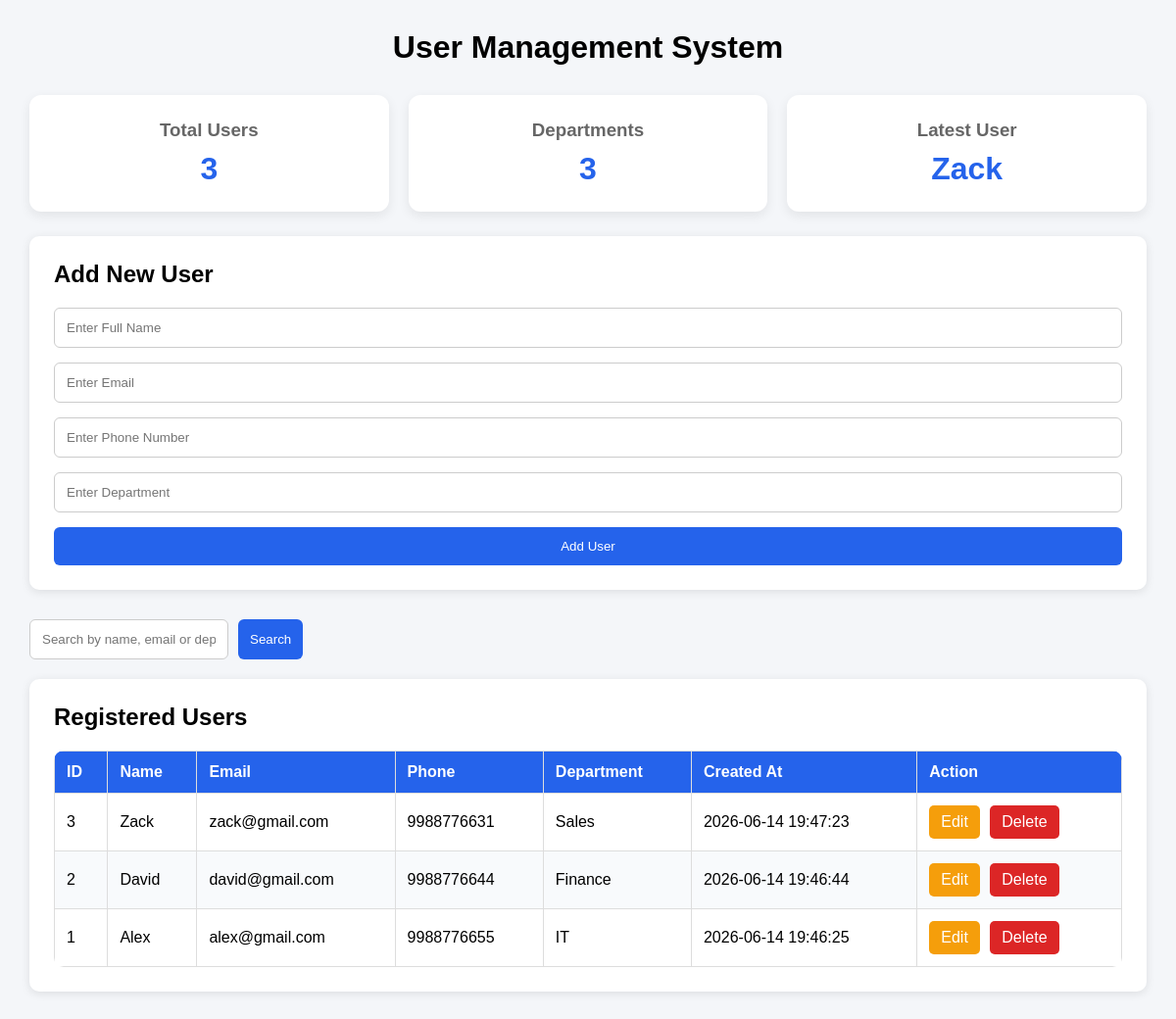
Before: / with the older database file.
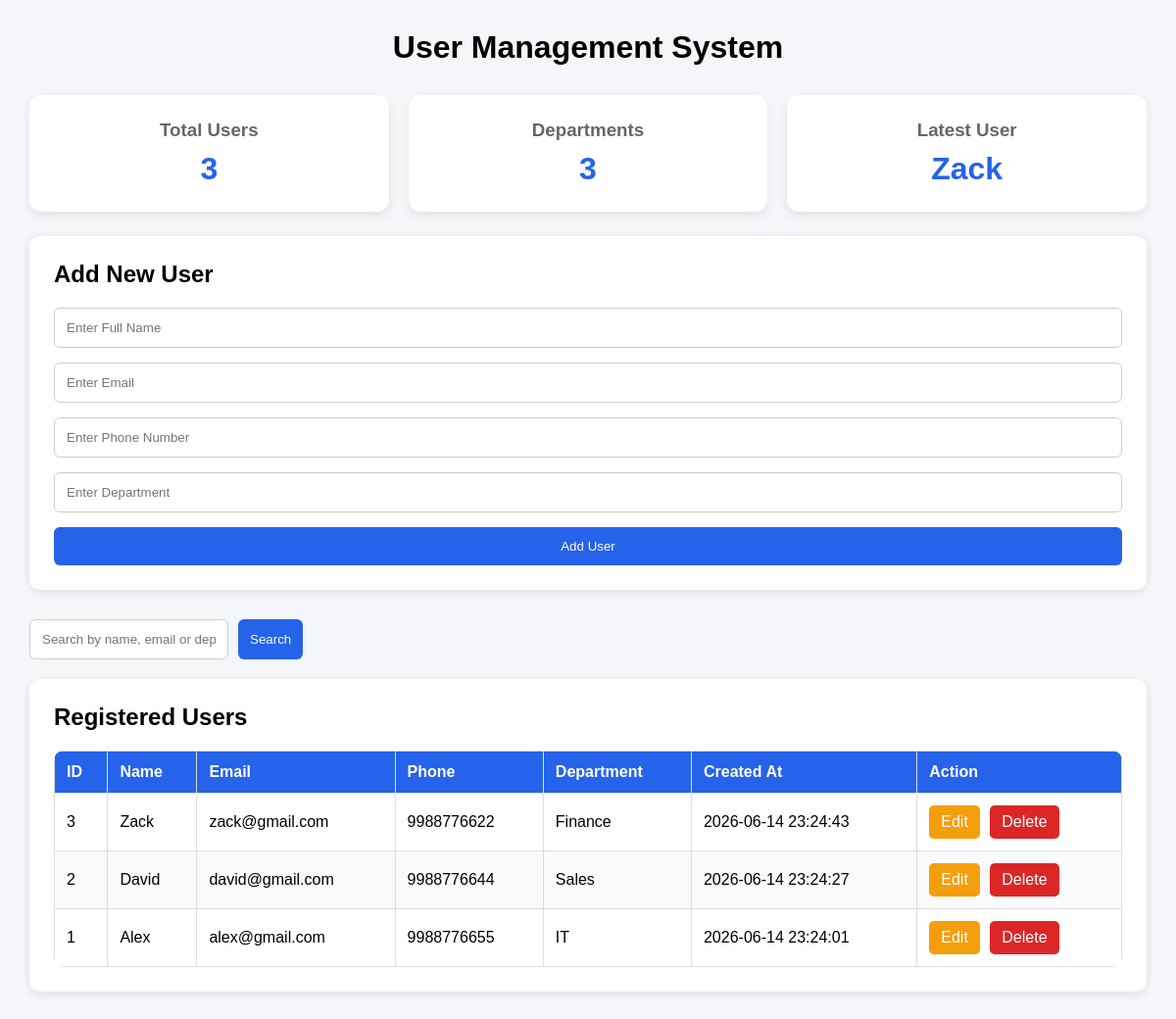
After: the same page with the newer database file.
### tables this page shows
CREATE TABLE users (
            id INTEGER PRIMARY KEY AUTOINCREMENT,
            name TEXT NOT NULL,
            email TEXT NOT NULL,
            phone TEXT NOT NULL,
            department TEXT NOT NULL,
            created_at TEXT NOT NULL
        );

### app.py (the view)
@app.route("/")
def index():
    conn = sqlite3.connect(DATABASE)
    conn.row_factory = sqlite3.Row
    cursor = conn.cursor()
    search = request.args.get("search", "")
    if search:
        cursor.execute("""
            SELECT * FROM users
            WHERE name LIKE ?
            OR email LIKE ?
            OR department LIKE ?
            ORDER BY id DESC
        """, (
            f"%{search}%",
            f"%{search}%",
            f"%{search}%"
        ))
    else:
        cursor.execute(
            "SELECT * FROM users ORDER BY id DESC"
        )
    users = cursor.fetchall()
    cursor.execute("SELECT COUNT(*) FROM users")
    total_users = cursor.fetchone()[0]
    cursor.execute("SELECT COUNT(DISTINCT department) FROM users")
    total_departments = cursor.fetchone()[0]
    latest_user = users[0]["name"] if users else "N/A"
    conn.close()
    return render_template(
    "index.html",
    users=users,
    total_users=total_users,
    total_departments=total_departments,
    latest_user=latest_user
    )

### templates/index.html (shortened to what this page needs)
<!DOCTYPE html>
<html lang="en">
<head>
    <link rel="stylesheet" href="{{ url_for('static', filename='style.css') }}">
</head>
<body>
    <div class="container">
        <header class="header">
            <h1>User Management System</h1>
        </header>
        <div class="stats-container">
            <div class="stat-card">
                <h3>Total Users</h3>
                <p>{{ total_users }}</p>
            </div>
            <div class="stat-card">
                <h3>Departments</h3>
                <p>{{ total_departments }}</p>
            </div>
            <div class="stat-card">
                <h3>Latest User</h3>
                <p>{{ latest_user }}</p>
            </div>
        </div>
        <div class="form-section">
            <h2>Add New User</h2>
            <form action="/add_user" method="POST">
                <input
                    type="text"
                    name="name"
                    placeholder="Enter Full Name"
                    required
                >
                <input
                    type="email"
                    name="email"
                    placeholder="Enter Email"
                    required
                >
                <input
                    type="text"
                    name="phone"
                    placeholder="Enter Phone Number"
                    required
                >
                <input
                    type="text"
                    name="department"
                    placeholder="Enter Department"
                    required
                >
                <button type="submit">
                    Add User
                </button>
            </form>
        </div>
        <form method="GET" class="search-form">
            <input
                type="text"
                name="search"
                placeholder="Search by name, email or department"
            >
            <button type="submit">
                Search
            </button>
        </form>
        <div class="table-section">
            <h2>Registered Users</h2>
            <table>
                <thead>
                    <tr>
                        <th>ID</th>
                        <th>Name</th>
                        <th>Email</th>
                        <th>Phone</th>
                        <th>Department</th>
                        <th>Created At</th>
                        <th>Action</th>
                    </tr>
                </thead>
                <tbody>
                    {% for user in users %}
                    <tr>
                        <td>{{ user.id }}</td>
                        <td>{{ user.name }}</td>
                        <td>{{ user.email }}</td>
                        <td>{{ user.phone }}</td>
                        <td>{{ user.department }}</td>
                        <td>{{ user.created_at }}</td>
                        <td>
                            <a
                                href="{{ url_for('edit_user', user_id=user.id) }}"
                                class="edit-btn"
                            >
                                Edit
                            </a>
                            <a
                                href="{{ url_for('delete_user', user_id=user.id) }}"
                                class="delete-btn"
                                onclick="return confirm('Delete this user?')"
                            >
                                Delete
                            </a>
                        </td>
                    </tr>
                    {% endfor %}
                </tbody>
            </table>
        </div>
    </div>
</body>
</html>

### static/style.css (style rules this page uses)
* { margin: 0; padding: 0; box-sizing: border-box; font-family: Arial, sans-serif; }
body { background-color: #f4f6f9; padding: 30px; }
.container { max-width: 1200px; margin: auto; }
h1 { text-align: center; margin-bottom: 30px; }
.header { text-align: center; margin-bottom: 30px; }
.form-section, .table-section { background: white; padding: 25px; border-radius: 10px; margin-bottom: 30px; box-shadow: 0 2px 10px rgba(0,0,0,0.1); }
h2 { margin-bottom: 20px; }
form { display: grid; gap: 15px; }
input { padding: 12px; border: 1px solid #ccc; border-radius: 6px; }
button { padding: 12px; border: none; background-color: #2563eb; color: white; border-radius: 6px; cursor: pointer; }
table { width: 100%; border-collapse: collapse; }
table th, table td { border: 1px solid #ddd; padding: 12px; text-align: left; }
table th { background-color: #2563eb; color: white; }
tr:nth-child(even) { background-color: #f8fafc; }
.delete-btn { text-decoration: none; background-color: #dc2626; color: white; padding: 8px 12px; border-radius: 5px; display: inline-block; }
.stats-container { display: grid; grid-template-columns: repeat(3, 1fr); gap: 20px; margin-bottom: 25px; }
.stat-card { background: white; padding: 25px; border-radius: 12px; text-align: center; box-shadow: 0 4px 12px rgba(0,0,0,0.08); }
.stat-card h3 { color: #666; margin-bottom: 10px; }
.stat-card p { font-size: 2rem; font-weight: bold; color: #2563eb; }
.search-form { display: flex; gap: 10px; margin-bottom: 20px; }
.edit-btn { text-decoration: none; background-color: #f59e0b; color: white; padding: 8px 12px; border-radius: 5px; margin-right: 6px; display: inline-block; }
table { overflow: hidden; border-radius: 10px; }
button, .edit-btn, .delete-btn { transition: 0.3s ease; }

Changed rows visible on the page:
changed users "Zack": phone "9988776631" → "9988776622"; department "Sales" → "Finance"; created_at "2026-06-14 19:47:23" → "2026-06-14 23:24:43"
changed users "David": department "Finance" → "Sales"; created_at "2026-06-14 19:46:44" → "2026-06-14 23:24:27"
changed users "Alex": created_at "2026-06-14 19:46:25" → "2026-06-14 23:24:01"
